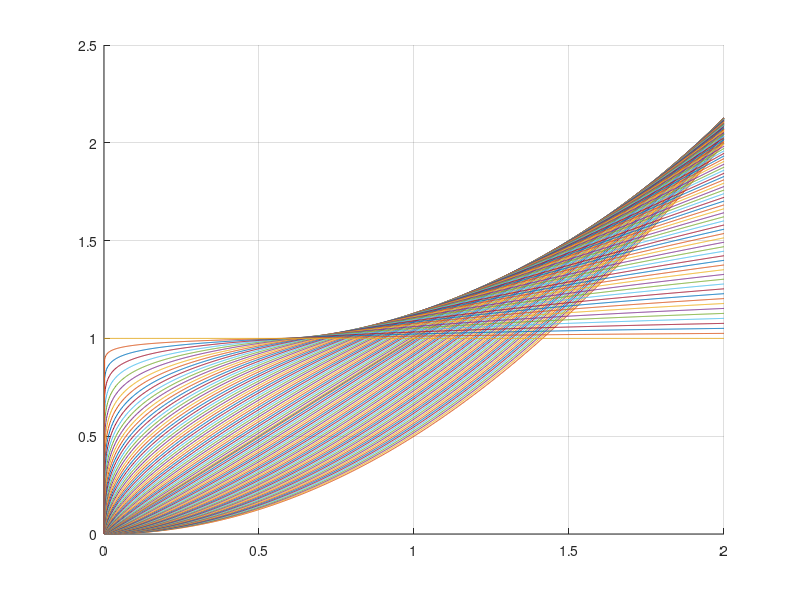

Here is the MATLAB script that generated this plot:
maxd = 1;
mind = -1;
nd = 100;

n = 1;

x = linspace(0,2,1000);
y = x .^ n;

figure(1)

hold on
plot(x,y)

for alpha = linspace(mind, maxd, nd)
    y = gamma(n + 1) / gamma(n - alpha + 1) * x .^ (n - alpha);
    plot(x,y)
end

grid on

hold off
